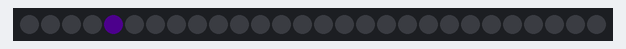
Bench run of a sketch on a simulated Arduino Uno, built with avr-gcc and run on an emulated ATmega328P. On the bench: 28 RGB LEDs in strip order, left to right. Dim RGB values are drawn brighter than linear.

Above: at 0.45 s.
At 4.38 s:
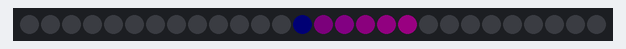
At 5.28 s:
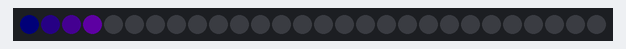
At 16.64 s:
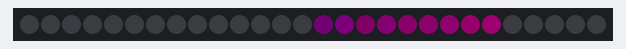
At 22.98 s:
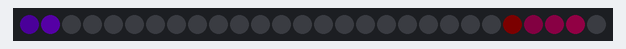
At 34.95 s:
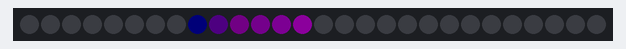

The sketch:

every_n_example.ino
```cpp
#include "FastLED.h"                                          // FastLED library.

#define qsubd(x, b) ((x>b)?b:0)                               // Clip. . . . A digital unsigned subtraction macro. if result <0, then x=0. Otherwise, x=b.
#define qsuba(x, b) ((x>b)?x-b:0)                             // Level shift. . . Unsigned subtraction macro. if result <0, then x=0. Otherwise x=x-b.

// Fixed definitions cannot change on the fly.
#define LED_DT 0                                              // Data pin to connect to the strip.
#define LED_CK 1                                              // Clock pin for WS2801 or APA102.
#define COLOR_ORDER BGR                                       // It's GRB for WS2812 and BGR for APA102.
#define LED_TYPE APA102                                       // Using APA102, WS2812, WS2801. Don't forget to change LEDS.addLeds.
#define NUM_LEDS 28                                           // Number of LED's.

// Global variables can be changed on the fly.
uint8_t max_bright = 64;                                     // Overall brightness definition. It can be changed on the fly.

struct CRGB leds[NUM_LEDS];                                   // Initialize our LED array.

// Palette definitions
CRGBPalette16 currentPalette;
TBlendType    currentBlending;                                // NOBLEND or LINEARBLEND

// Define variables used by the sequence.
unsigned int  ledLoc = 0;                                     // Current active LED.

void setup() {
  LEDS.addLeds<LED_TYPE, LED_DT, LED_CK, COLOR_ORDER>(leds, NUM_LEDS); // Set up APA102 leds

  currentBlending = LINEARBLEND;
  currentPalette = PartyColors_p;

  FastLED.setBrightness(max_bright);
  FastLED.setMaxPowerInVoltsAndMilliamps(5, 500);                      // FastLED Power management set at 5V, 500mA.
}

void loop() {

  EVERY_N_MILLIS_I(thisTimer,100) {                           // This only sets the Initial timer delay. To change this value, you need to use thisTimer.setPeriod(); You could also call it thatTimer and so on.
    uint8_t timeval = beatsin8(10,5,100);                     // Create/modify a variable based on the beastsin8() function.
    thisTimer.setPeriod(timeval);                             // Use that as our update timer value.
    ledLoc = (ledLoc+1) % (NUM_LEDS-1);                       // A simple routine to just move the active LED UP the strip.
    leds[ledLoc] = ColorFromPalette(currentPalette, ledLoc, 255, currentBlending);     // Pick a slightly rotating colour from the Palette
  }

  fadeToBlackBy(leds, NUM_LEDS, 8);                           // Leave a nice comet trail behind.

  FastLED.show();
}
```
